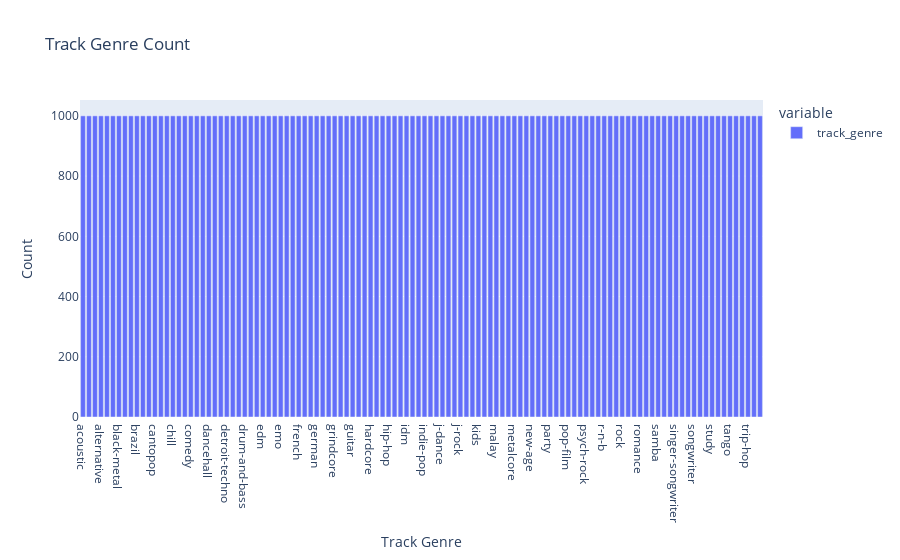

Notebook code cell kept with this figure:
### Markdown cell above
## EDA

### Code cell
pl_genre_count_high = df.groupby('track_genre')['track_genre'].count()
fig = px.bar(pl_genre_count_high, labels = {'index': 'Track Genre', 'value': 'Count'}, title = 'Track Genre Count')
fig

### Figure 1 — Plotly figure (JSON) as saved in the notebook; plotly's stock layout.template omitted (floating-point values rounded to 4 significant figures)
{"data": [{"alignmentgroup": "True", "hovertemplate": "variable=track_genre<br>Track Genre=%{x}<br>Count=%{y}<extra></extra>", "legendgroup": "track_genre", "marker": {"color": "#636efa", "pattern": {"shape": ""}}, "name": "track_genre", "offsetgroup": "track_genre", "orientation": "v", "showlegend": true, "textposition": "auto", "type": "bar", "x": ["acoustic", "afrobeat", "alt-rock", "alternative", "ambient", "anime", "black-metal", "bluegrass", "blues", "brazil", "breakbeat", "british", "cantopop", "chicago-house", "children", "chill", "classical", "club", "comedy", "country", "dance", "dancehall", "death-metal", "deep-house", "detroit-techno", "disco", "disney", "drum-and-bass", "dub", "dubstep", "edm", "electro", "electronic", "emo", "folk", "forro", "french", "funk", "garage", "german", "gospel", "goth", "grindcore", "groove", "grunge", "guitar", "happy", "hard-rock", "hardcore", "hardstyle", "heavy-metal", "hip-hop", "honky-tonk", "house", "idm", "indian", "indie", "indie-pop", "industrial", "iranian", "j-dance", "j-idol", "j-pop", "j-rock", "jazz", "k-pop", "kids", "latin", "latino", "malay", "mandopop", "metal", "metalcore", "minimal-techno", "mpb", "new-age", "opera", "pagode", "party", "piano", "pop", "pop-film", "power-pop", "progressive-house", "psych-rock", "punk", "punk-rock", "r-n-b", "reggae", "reggaeton", "rock", "rock-n-roll", "rockabilly", "romance", "sad", "salsa", "samba", "sertanejo", "show-tunes", "singer-songwriter", "ska", "sleep", "songwriter", "soul", "spanish", "study", "swedish", "synth-pop", "tango", "techno", "trance", "trip-hop", "turkish", "world-music"], "xaxis": "x", "y": [1000, 1000, 1000, 1000, 1000, 1000, 1000, 1000, 1000, 1000, 1000, 1000, 1000, 1000, 1000, 1000, 1000, 1000, 1000, 1000, 1000, 1000, 1000, 1000, 1000, 1000, 1000, 1000, 1000, 1000, 1000, 1000, 1000, 1000, 1000, 1000, 1000, 1000, 1000, 1000, 1000, 1000, 1000, 1000, 1000, 1000, 1000, 1000, 1000, 1000, 1000, 1000, 1000, 1000, 1000, 1000, 1000, 1000, 1000, 1000, 1000, 1000, 1000, 1000, 1000, 1000, 1000, 1000, 1000, 1000, 1000, 1000, 1000, 1000, 1000, 1000, 1000, 1000, 1000, 1000, 1000, 1000, 1000, 1000, 1000, 1000, 1000, 1000, 1000, 1000, 1000, 1000, 1000, 1000, 1000, 1000, 1000, 1000, 1000, 1000, 1000, 1000, 1000, 1000, 1000, 1000, 1000, 1000, 1000, 1000, 1000, 1000, 1000, 1000], "yaxis": "y"}], "layout": {"barmode": "relative", "legend": {"title": {"text": "variable"}, "tracegroupgap": 0}, "title": {"text": "Track Genre Count"}, "xaxis": {"anchor": "y", "domain": [0, 1], "title": {"text": "Track Genre"}}, "yaxis": {"anchor": "x", "domain": [0, 1], "title": {"text": "Count"}}}}
